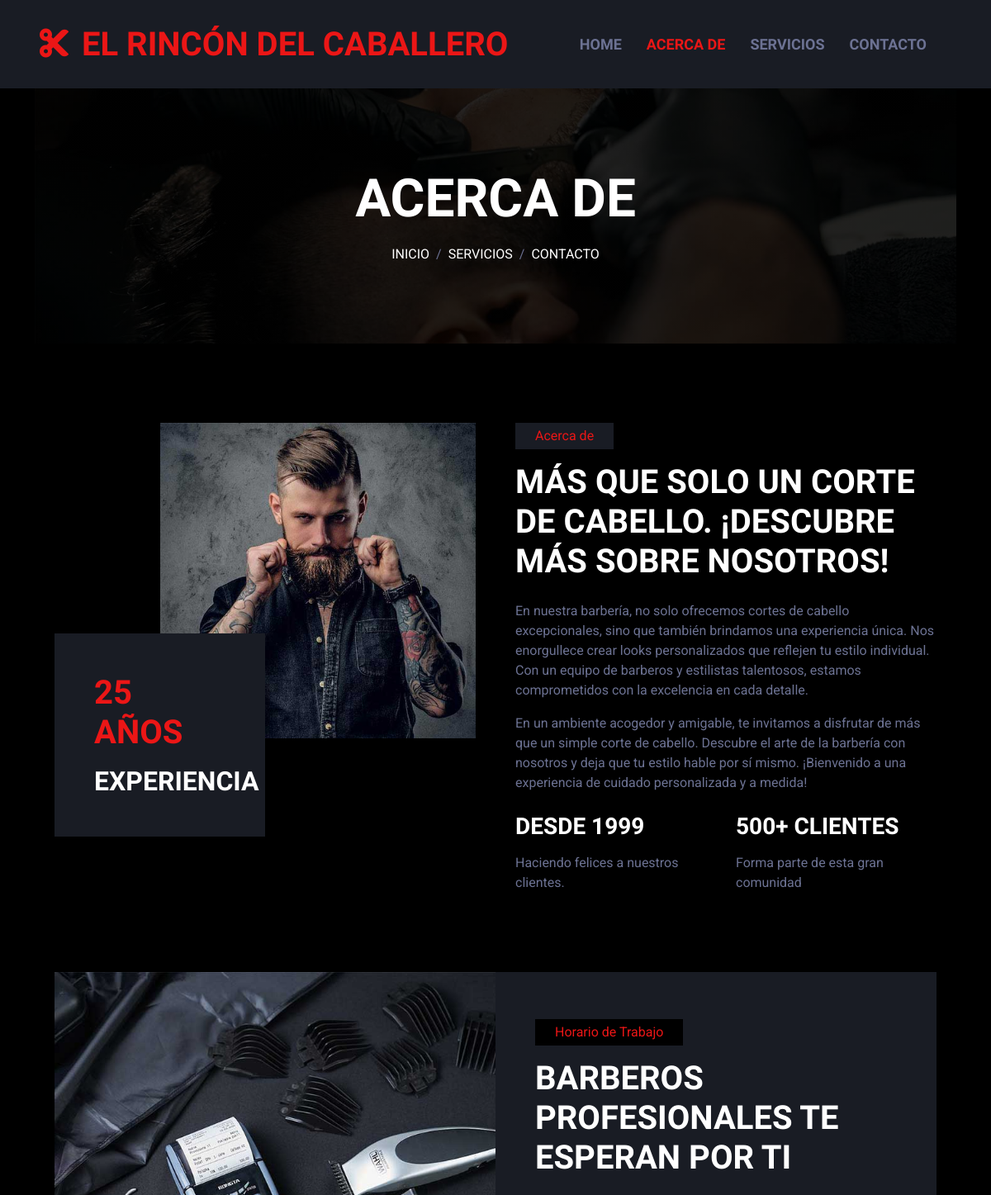
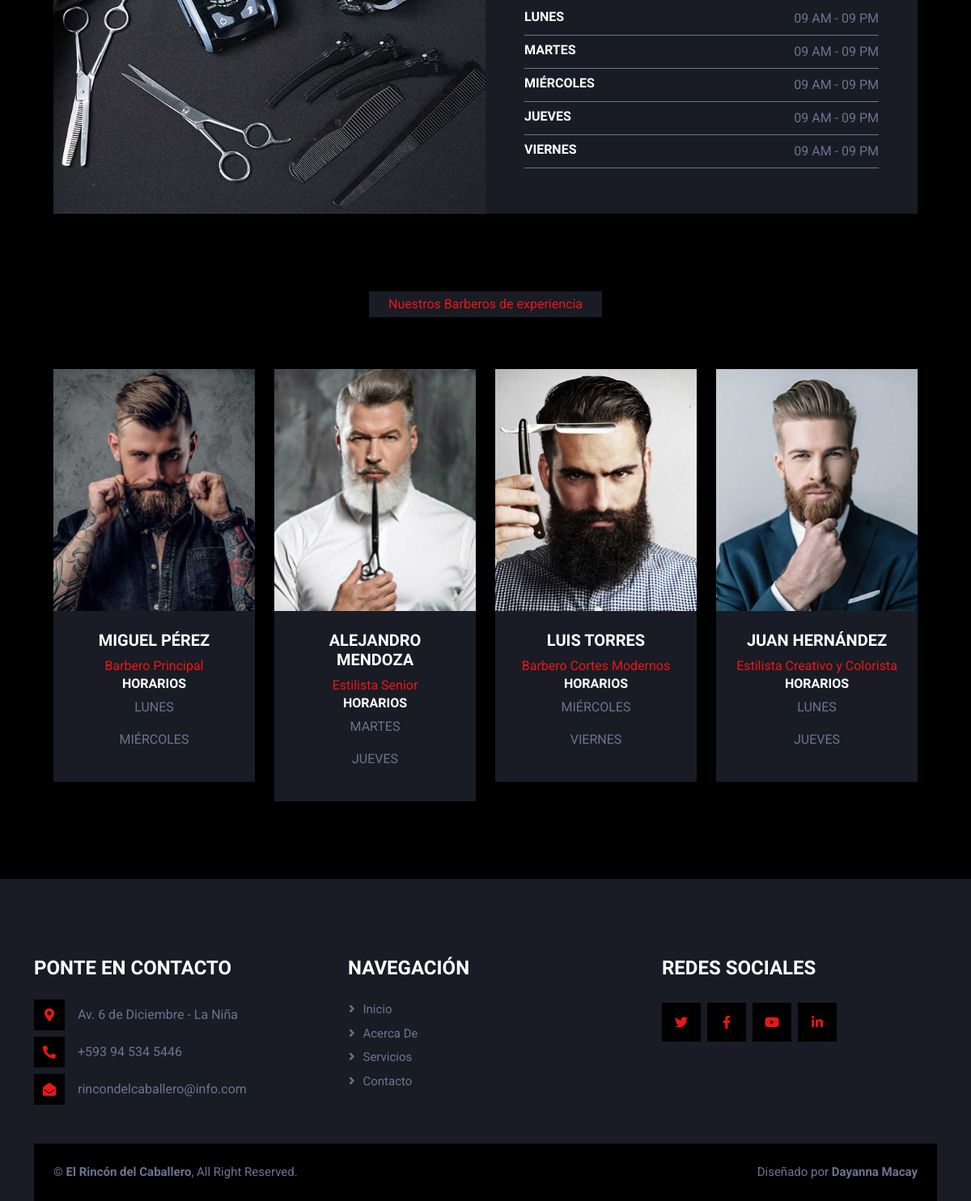
The page /about/ on the database its author committed (2 pictures, top to bottom).
### about/models.py (models this page shows, shortened)
class Schedule(models.Model): # Schedule = Horario
    days=models.CharField(max_length=10, verbose_name='Día')
    hours=models.CharField(max_length=15, default='09 AM - 09 PM', verbose_name='Horas')
    created=models.DateTimeField(auto_now_add=True,  verbose_name= 'Fecha de creación')
    updated=models.DateTimeField(auto_now=True,  verbose_name= 'Fecha de edición')
    class Meta:
        verbose_name='horario'
        verbose_name_plural='horarios'
        ordering=['created']

class About(models.Model):
    name=models.CharField(max_length=50, verbose_name='Nombre')
    profession=models.CharField(max_length=50, verbose_name='Profesión')
    image=models.ImageField(upload_to='about', verbose_name='Imagen')
    schedules=models.ManyToManyField(Schedule, verbose_name='Horarios')
    created=models.DateTimeField(auto_now_add=True,  verbose_name= 'Fecha de creación')
    updated=models.DateTimeField(auto_now=True,  verbose_name= 'Fecha de edición')
    class Meta:
        verbose_name='barbero'
        verbose_name_plural='barberos'
        ordering=['created']

### about/views.py (the view)
# urls.py: path('about/', include('about.urls')),
def about(request):
    barbers = About.objects.all()
    schedules = Schedule.objects.all()
    return render(request, 'about/about.html', {'barbers': barbers, 'schedules': schedules})

### social/processors.py (called while the page is built)
def ctx_dict(requets):
    dict_social={}
    urls=Social.objects.all()
    for url in urls:
        dict_social[url.key]=url.url
    return dict_social

### about/templates/about/about.html
{% extends "core/base.html" %}
{% load static %}
{% block content %}
<div class="container-fluid page-header py-5 mb-5 wow fadeIn" data-wow-delay="0.1s">
    <div class="container text-center py-5">
        <h1 class="display-3 text-white text-uppercase mb-3 animated slideInDown">Acerca de</h1>
        <nav aria-label="breadcrumb animated slideInDown">
            <ol class="breadcrumb justify-content-center text-uppercase mb-0">
                <li class="breadcrumb-item"><a class="text-white" href="{% url 'home' %}">Inicio</a></li>
                <li class="breadcrumb-item"><a class="text-white" href="{% url 'service' %}">Servicios</a></li>
                <li class="breadcrumb-item"><a class="text-white" href="{% url 'contact' %}">Contacto</a></li>
            </ol>
        </nav>
    </div>
</div>
<div class="container-xxl py-5">
    <div class="container">
        <div class="row g-5">
            <div class="col-lg-6 wow fadeIn" data-wow-delay="0.1s">
                <div class="d-flex flex-column">
                    <img class="img-fluid w-75 align-self-end" src="{% static 'core/img/about.jpg' %}" alt="">
                    <div class="w-50 bg-secondary p-5" style="margin-top: -25%;">
                        <h1 class="text-uppercase text-primary mb-3">25 Años</h1>
                        <h2 class="text-uppercase mb-0">Experiencia</h2>
                    </div>
                </div>
            </div>
            <div class="col-lg-6 wow fadeIn" data-wow-delay="0.5s">
                <p class="d-inline-block bg-secondary text-primary py-1 px-4">Acerca de</p>
                <h1 class="text-uppercase mb-4">Más que solo un corte de cabello. ¡Descubre más sobre nosotros!</h1>
                <p>En nuestra barbería, no solo ofrecemos cortes de cabello excepcionales, sino que también brindamos una experiencia única. Nos enorgullece crear looks personalizados que reflejen tu estilo individual. Con un equipo de barberos y estilistas talentosos, estamos comprometidos con la excelencia en cada detalle.</p>
                <p class="mb-4">En un ambiente acogedor y amigable, te invitamos a disfrutar de más que un simple corte de cabello. Descubre el arte de la barbería con nosotros y deja que tu estilo hable por sí mismo. ¡Bienvenido a una experiencia de cuidado personalizada y a medida!</p>
                <div class="row g-4">
                    <div class="col-md-6">
                        <h3 class="text-uppercase mb-3">Desde 1999</h3>
                        <p class="mb-0">Haciendo felices a nuestros clientes.</p>
                    </div>
                    <div class="col-md-6">
                        <h3 class="text-uppercase mb-3">500+ clientes</h3>
                        <p class="mb-0">Forma parte de esta gran comunidad</p>
                    </div>
                </div>
            </div>
        </div>
    </div>
</div>
<div class="container-xxl py-5">
    <div class="container">
        <div class="row g-0">
            <div class="col-lg-6 wow fadeIn" data-wow-delay="0.1s">
                <div class="h-100">
                    <img class="img-fluid h-100" src="{% static 'core/img/open.jpg' %}" alt="">
                </div>
            </div>
            <div class="col-lg-6 wow fadeIn" data-wow-delay="0.5s">
                <div class="bg-secondary h-100 d-flex flex-column justify-content-center p-5">
                    <p class="d-inline-flex bg-dark text-primary py-1 px-4 me-auto">
                        Horario de Trabajo</p>
                    <h1 class="text-uppercase mb-4">Barberos Profesionales te esperan por ti</h1>
                    <div>
                        {% for schedule in schedules %}
                            <div class="d-flex justify-content-between border-bottom py-2">
                                <h6 class="text-uppercase mb-0">{{ schedule.days }}</h6>
                                <span class="text-uppercase">{{ schedule.hours }}</span>
                            </div>
                        {% endfor %}
                    </div>
                </div>
            </div>
        </div>
    </div>
</div>
<div class="container-xxl py-5">
    <div class="container">
        <div class="text-center mx-auto mb-5 wow fadeInUp" data-wow-delay="0.1s" style="max-width: 600px;">
            <p class="d-inline-block bg-secondary text-primary py-1 px-4">Nuestros Barberos de experiencia</p>
        </div>
        <div class="row g-4">
            {% for barber in barbers %}
                <div class="col-lg-3 col-md-6 wow fadeInUp" data-wow-delay="0.1s">
                    <div class="team-item">
                        <div class="team-img position-relative overflow-hidden">
                            <img class="img-fluid" src="{{ barber.image.url }}" alt="">
                        </div>
                        <div class="bg-secondary text-center p-4">
                            <h5 class="text-uppercase">{{ barber.name }}</h5>
                            <span class="text-primary">{{ barber.profession }}</span>
                            <h6 class="text-uppercase">Horarios</h6>
                            {% for schedule in barber.schedules.all %}
                                <p class="text-uppercase">{{ schedule.days }}</p>
                            {% endfor %}
                        </div>
                    </div>
                </div>
            {% endfor %}
        </div>
    </div>
</div>
{% endblock content %}

### core/templates/core/base.html (shortened to what this page needs)
<!DOCTYPE html>
<html lang="es">
<head>
    {% load static %}
    <link href="https://cdnjs.cloudflare.com/ajax/libs/font-awesome/5.10.0/css/all.min.css" rel="stylesheet">
    <link href="https://cdn.jsdelivr.net/npm/bootstrap-icons@1.4.1/font/bootstrap-icons.css" rel="stylesheet">
    <link href="{% static 'core/lib/animate/animate.min.css' %}" rel="stylesheet">
    <link href="{% static 'core/lib/owlcarousel/assets/owl.carousel.min.css' %}" rel="stylesheet">
    <link href="{% static 'core/css/bootstrap.min.css' %}" rel="stylesheet">
    <link href="{% static 'core/css/style.css' %}" rel="stylesheet">
</head>
<body>
    <nav class="navbar navbar-expand-lg bg-secondary navbar-dark sticky-top py-lg-0 px-lg-5 wow fadeIn" data-wow-delay="0.1s">
        <a href="{% url 'home' %}" class="navbar-brand ms-4 ms-lg-0">
            <h1 class="mb-0 text-primary text-uppercase"><i class="fa fa-cut me-3"></i>El rincón del caballero</h1>
        </a>
        <div class="collapse navbar-collapse" id="navbarCollapse">
            <div class="navbar-nav ms-auto p-4 p-lg-0">
                <a href="{% url 'home' %}" class="nav-item nav-link {% if request.path == '/' %}active{% endif %}">Home</a>
                <a href="{% url 'about' %}" class="nav-item nav-link {% if request.path == '/about/' %}active{% endif %}">Acerca de</a>
                <a href="{% url 'service' %}" class="nav-item nav-link {% if request.path == '/service/' %}active{% endif %}">Servicios</a>
                <a href="{% url 'contact' %}" class="nav-item nav-link {% if request.path == '/contact/' %}active{% endif %}">Contacto</a>
            </div>
        </div>
    </nav>
    <div class="container">
        {% block content %}{% endblock content %}
    </div>
    <div class="container-fluid bg-secondary text-light footer mt-5 pt-5 wow fadeIn" data-wow-delay="0.1s">
        <div class="container py-5">
            <div class="row g-5">
                <div class="col-lg-4 col-md-6">
                    <h4 class="text-uppercase mb-4">Ponte en Contacto</h4>
                    <div class="d-flex align-items-center mb-2">
                        <div class="btn-square bg-dark flex-shrink-0 me-3">
                            <span class="fa fa-map-marker-alt text-primary"></span>
                        </div>
                        <span>Av. 6 de Diciembre - La Niña</span>
                    </div>
                    <div class="d-flex align-items-center mb-2">
                        <div class="btn-square bg-dark flex-shrink-0 me-3">
                            <span class="fa fa-phone-alt text-primary"></span>
                        </div>
                        <span>+593 94 534 5446</span>
                    </div>
                    <div class="d-flex align-items-center">
                        <div class="btn-square bg-dark flex-shrink-0 me-3">
                            <span class="fa fa-envelope-open text-primary"></span>
                        </div>
                        <span>rincondelcaballero@info.com</span>
                    </div>
                </div>
                <div class="col-lg-4 col-md-6">
                    <h4 class="text-uppercase mb-4">Navegación</h4>
                    <a class="btn btn-link" href="{% url 'home' %}">Inicio</a>
                    <a class="btn btn-link" href="{% url 'about' %}">Acerca de</a>
                    <a class="btn btn-link" href="{% url 'service' %}">Servicios</a>
                    <a class="btn btn-link" href="{% url 'contact' %}">Contacto</a>
                </div>
                <div class="col-lg-4 col-md-6">
                    <h4 class="text-uppercase mb-4">Redes sociales</h4>
                    <div class="d-flex pt-1 m-n1">
                        {% if URL_TWITTER != null %}
                        <a class="btn btn-lg-square btn-dark text-primary m-1" href="{{URL_TWITTER}}"><i class="fab fa-twitter"></i></a>
                        {% endif %}
                        {% if URL_FACEBOOK != null %}
                        <a class="btn btn-lg-square btn-dark text-primary m-1" href="{{URL_FACEBOOK}}"><i class="fab fa-facebook-f"></i></a>
                        {% endif %}
                        {% if URL_YOUTUBE != null %}
                        <a class="btn btn-lg-square btn-dark text-primary m-1" href="{{URL_YOUTUBE}}"><i class="fab fa-youtube"></i></a>
                        {% endif %}
                        {% if URL_LINKEDIN != null %}
                        <a class="btn btn-lg-square btn-dark text-primary m-1" href="{{URL_LINKEDIN}}"><i class="fab fa-linkedin-in"></i></a>
                        {% endif %}
                    </div>
                </div>
            </div>
        </div>
        <div class="container">
            <div class="copyright">
                <div class="row">
                    <div class="col-md-6 text-center text-md-start mb-3 mb-md-0">
                        &copy; <b>El Rincón del Caballero</b>, All Right Reserved.
                    </div>
                    <div class="col-md-6 text-center text-md-end">
                        Diseñado por <b>Dayanna Macay</b>
                    </div>
                </div>
            </div>
        </div>
    </div>
</body>
</html>

### core/static/core/css/style.css (style rules this page uses)
:root { --primary: #EB1616; --secondary: #191C24; --light: #6C7293; --dark: #000000; }
.btn { font-weight: 500; transition: .5s; }
.btn-square { width: 38px; height: 38px; }
.btn-lg-square { width: 48px; height: 48px; }
.btn-square, .btn-sm-square, .btn-lg-square { padding: 0; display: flex; align-items: center; justify-content: center; font-weight: normal; }
.navbar .navbar-nav .nav-link { margin-right: 30px; padding: 40px 0; color: var(--light); font-family: 'Oswald', sans-serif; font-size: 18px; font-weight: 600; text-transform: uppercase; outline: none; }
.navbar .navbar-nav .nav-link:hover, .navbar .navbar-nav .nav-link.active { color: var(--primary); }
.navbar.sticky-top { top: -100px; transition: .5s; }
.page-header { background: linear-gradient(rgba(0, 0, 0, .85), rgba(0, 0, 0, .85)), url(../img/carousel-1.jpg) center center no-repeat; background-size: cover; }
.breadcrumb-item + .breadcrumb-item::before { color: var(--light); }
.team-item .team-img::before, .team-item .team-img::after { position: absolute; content: ""; width: 0; height: 100%; top: 0; left: 0; background: rgba(0, 0, 0, .85); transition: .5s; }
.team-item .team-img::after { left: auto; right: 0; }
.footer .btn.btn-link { display: block; margin-bottom: 5px; padding: 0; text-align: left; color: var(--light); font-size: 15px; font-weight: normal; text-transform: capitalize; transition: .3s; }
.footer .btn.btn-link::before { position: relative; content: "\f105"; font-family: "Font Awesome 5 Free"; font-weight: 900; margin-right: 10px; }
.footer .copyright { padding: 1.5rem; font-size: 15px; background: var(--dark); }

### rows shown on the page
Schedule: days "LUNES", hours "09 AM - 09 PM"
Schedule: days "MARTES", hours "09 AM - 09 PM"
Schedule: days "MIÉRCOLES", hours "09 AM - 09 PM"
Schedule: days "JUEVES", hours "09 AM - 09 PM"
Schedule: days "VIERNES", hours "09 AM - 09 PM"
About: image (picture), name "MIGUEL PÉREZ", profession "Barbero Principal"
About: image (picture), name "ALEJANDRO MENDOZA", profession "Estilista Senior"
About: image (picture), name "LUIS TORRES", profession "Barbero Cortes Modernos"
About: image (picture), name "JUAN HERNÁNDEZ", profession "Estilista Creativo y Colorista"
